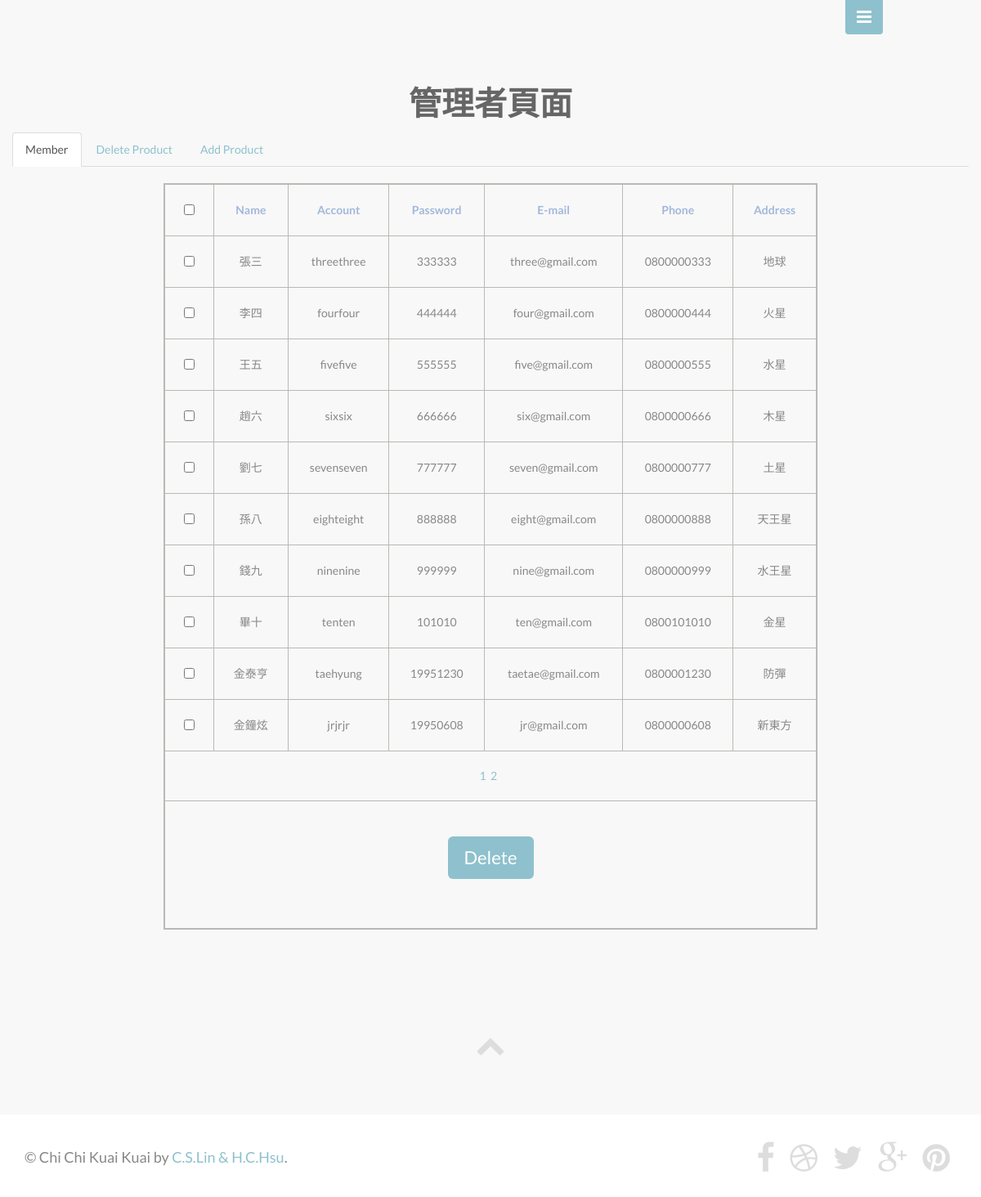
The app's page /administrator.php (signed in) with its own data.
### tables this page shows
CREATE TABLE `general` (
  `no` int(255) NOT NULL auto_increment,
  `name` varchar(20) NOT NULL,
  `account` varchar(12) NOT NULL,
  `password` varchar(15) NOT NULL,
  `email` varchar(30) NOT NULL,
  `phone` varchar(10) NOT NULL,
  `address` varchar(50) NOT NULL,
  PRIMARY KEY  (`no`)
);

### administrator.php (the view, shortened to what this page needs)
<?
  $link = mysqli_connect("localhost","root","root123456","group_02") or die("無法開啟MySQL資料庫連結!");
  mysqli_query($link, 'SET CHARACTER SET utf8');
  mysqli_query($link, "SET collation_connection = 'utf8_unicode_ci'");
?>
    <!DOCTYPE html>
    <html>
    <head>
        <link rel="stylesheet" href="assets/bootstrap/css/bootstrap.min.css">
        <link rel="stylesheet" href="assets/font-awesome/css/font-awesome.min.css">
        <link rel="stylesheet" href="assets/css/animate.css">
        <link rel="stylesheet" href="assets/css/magnific-popup.css">
        <link rel="stylesheet" href="assets/css/form-elements.css">
        <link rel="stylesheet" href="assets/css/style.css">
        <link rel="stylesheet" href="assets/css/media-queries.css">
    </head>
    <body>
        <div class="show-menu"> <a href=""><i class="fa fa-bars"></i></a> </div>
        <div class="block-1-container section-container section-container-gray">
            <div class="container">
                <div class="row">
                    <div class="section-description wow bounceInUp"> <br>
                        <p style="font-size:40px; color:#666666; font-weight:bold;">管理者頁面</p>
                    </div>
                </div>
                <div class="row">
                    <ul class="nav nav-tabs">
                        <li class="active"><a data-toggle="tab" href="#Member">Member</a></li>
                        <li><a data-toggle="tab" href="#DeleteProduct">Delete Product</a></li>
                        <li><a data-toggle="tab" href="#AddProduct">Add Product</a></li>
                    </ul>
                    <div class="tab-content">
                        <div id="Member" class="tab-pane fade in active">
                            <form action="" id="db_general" name="db_general" method="post" class="form-group">
                                <?
                echo "<br>";
                echo "<table id='db1' name='db1' border='2' width='800' align='center' bordercolor='#B7BAB4'>";
                echo "<tr align='center'>";
                echo "<td><input type='checkbox' name='CheckAllM' id='CheckAllM'></td>" .
                     "<td style='color:#A2B8DB; font-weight:bold;'>Name</td>" .
                     "<td style='color:#A2B8DB; font-weight:bold;'>Account</td>" .
                     "<td style='color:#A2B8DB; font-weight:bold;'>Password</td>" .
                     "<td style='color:#A2B8DB; font-weight:bold;'>E-mail</td>" .
                     "<td style='color:#A2B8DB; font-weight:bold;'>Phone</td>" .
                     "<td style='color:#A2B8DB; font-weight:bold;'>Address</td>";
                echo "</tr>";
                if ( $result = mysqli_query($link, "SELECT * FROM general") ) {
                    $total_records = mysqli_num_rows($result);
                    $total_page = ceil($total_records / 10);
                    mysqli_data_seek($result, ($_GET['page'] - 1) * 10);
                    for($j = 1; $j <= 10; $j++){
                      $row = mysqli_fetch_assoc($result);
                      echo "<tr align='center'>";
                        echo "<td><input type='checkbox' name='member[]' value='" . $row["no"] . "'></td>";
                        echo "<td>" . $row["name"] . "</td>";
                        echo "<td>" . $row["account"] . "</td>";
                        echo "<td>" . $row["password"] . "</td>";
                        echo "<td>" . $row["email"] . "</td>";
                        echo "<td>" . $row["phone"] . "</td>";
                        echo "<td>" . $row["address"] . "</td>";
                      echo "</tr>";
                    }
                    echo "<tr align='center'><td colspan='7'>";
                    for($i = 1; $i <= $total_page; $i++){
                      if($i == $_GET['page']) echo "$i&nbsp;&nbsp;";
                      else echo "<a href='" . $_SERVER['PHP_SELF'] . "?page=$i'>$i</a>&nbsp;&nbsp;";
                    }
                    echo "</td></tr>";
                    echo "<tr align='center'><td colspan='7'>
                    <div id='message1' class='form-group'></div>
                    <br>
                    <button id='submit1' name='submit1' type='submit' class='btn btn-default btn-sm'>Delete</button><br></br>";
                    echo "<br>" . $msg1;
                    echo "</td></tr>";
                }
                echo "</table>";
              ?>
                            </form>
                        </div>
                        <br>
                    </div>
                </div>
            </div>
        </div>
        <div class="section-container section-container-gray">
            <div class="container">
                <div class="row">
                    <div class="col-sm-12">
                        <div class="scroll-to-top"> <a class="scroll-link" href="#top-content"><i class="fa fa-chevron-up"></i></a> </div>
                    </div>
                </div>
            </div>
        </div>
        <footer>
            <div class="container">
                <div class="row">
                    <div class="col-sm-7 footer-copyright"> &copy; Chi Chi Kuai Kuai by <a href="aboutus.php">C.S.Lin & H.C.Hsu</a>. </div>
                    <div class="col-sm-5 footer-social"> <a href="#"><i class="fa fa-facebook"></i></a> <a href="#"><i class="fa fa-dribbble"></i></a> <a href="#"><i class="fa fa-twitter"></i></a> <a href="#"><i class="fa fa-google-plus"></i></a> <a href="#"><i class="fa fa-pinterest"></i></a> </div>
                </div>
            </div>
        </footer>
    </body>
    </html>

### assets/css/form-elements.css (style rules this page uses)
button.btn { height: 52px; margin: 0; padding: 0 20px; vertical-align: middle; background: #8ec1cd; border: 0; font-family: 'Lato', sans-serif; font-size: 22px; font-weight: 400; line-height: 52px; color: #fff; -moz-border-radius: 6px; -webkit-border-radius: 6px; border-radius: 6px; text-shadow: none; -moz-box-shadow: none; -webkit-box-shadow: none; box-shadow: none; -o-transition: all .3s; -moz-transition: all .3s; -webkit-transition: all .3s; -ms-transition: all .3s; transition: all .3s; }

### assets/css/style.css (style rules this page uses)
body { background: #fff; font-family: 'Lato', sans-serif; font-weight: 400; color: #888; text-align: center; }
a, a:hover, a:focus { color: #8ec1cd; text-decoration: none; -o-transition: all .3s; -moz-transition: all .3s; -webkit-transition: all .3s; -ms-transition: all .3s; transition: all .3s; }
td { table-layout: automatic; padding: 20px; }
.section-container { margin: 0 auto; padding-bottom: 60px; }
.section-container-gray { background: #f8f8f8; }
.section-description { margin-top: 60px; padding-bottom: 10px; }
.section-description p { margin-top: 30px; padding: 0 120px; font-size: 18px; line-height: 32px; }
.scroll-to-top { font-size: 36px; }
.scroll-to-top a { color: #ddd; }
.show-menu, .hide-menu { top: -6px; right: 100px; padding: 0 20px; z-index: 999; text-align: center; }
.show-menu { position: fixed; }
.show-menu a, .hide-menu a { display: inline-block; width: 46px; height: 48px; padding-top: 11px; background: #8ec1cd; font-size: 21px; color: #fff; -moz-border-radius: 4px; -webkit-border-radius: 4px; border-radius: 4px; }
footer { padding: 25px 0 20px 0; text-align: right; }
.footer-copyright { margin: 11px 0 0 0; font-size: 18px; line-height: 32px; text-align: left; }
.footer-social a { margin: 0 8px; font-size: 39px; color: #ddd; }

### administrator.php (style rules this page uses)
#message1 { color: #D82424; font-size: 16px; font-weight: normal; font-family: "微軟正黑體"; display: inline; padding: 1px; }

### records on screen
general: name "張三", account "threethree", password "333333", email "three@gmail.com", phone "0800000333", address "地球"
general: name "李四", account "fourfour", password "444444", email "four@gmail.com", phone "0800000444", address "火星"
general: name "王五", account "fivefive", password "555555", email "five@gmail.com", phone "0800000555", address "水星"
general: name "趙六", account "sixsix", password "666666", email "six@gmail.com", phone "0800000666", address "木星"
general: name "劉七", account "sevenseven", password "777777", email "seven@gmail.com", phone "0800000777", address "土星"
general: name "孫八", account "eighteight", password "888888", email "eight@gmail.com", phone "0800000888", address "天王星"
general: name "錢九", account "ninenine", password "999999", email "nine@gmail.com", phone "0800000999", address "水王星"
general: name "畢十", account "tenten", password "101010", email "ten@gmail.com", phone "0800101010", address "金星"
general: name "金泰亨", account "taehyung", password "19951230", email "taetae@gmail.com", phone "0800001230", address "防彈"
general: name "金鐘炫", account "jrjrjr", password "19950608", email "jr@gmail.com", phone "0800000608", address "新東方"
